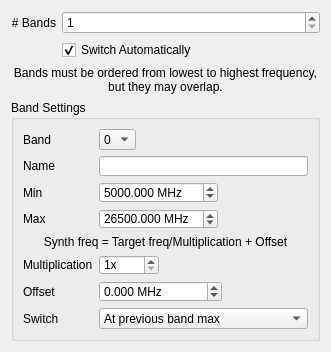
<?xml version="1.0" encoding="UTF-8"?>
<ui version="4.0">
 <class>SynthSettingsWidget</class>
 <widget class="QWidget" name="SynthSettingsWidget">
  <property name="geometry">
   <rect>
    <x>0</x>
    <y>0</y>
    <width>331</width>
    <height>345</height>
   </rect>
  </property>
  <property name="windowTitle">
   <string>Form</string>
  </property>
  <layout class="QVBoxLayout" name="verticalLayout" stretch="0,0,1">
   <item>
    <layout class="QFormLayout" name="formLayout_2">
     <property name="formAlignment">
      <set>Qt::AlignHCenter|Qt::AlignTop</set>
     </property>
     <item row="0" column="0">
      <widget class="QLabel" name="label">
       <property name="text">
        <string># Bands</string>
       </property>
       <property name="alignment">
        <set>Qt::AlignRight|Qt::AlignTrailing|Qt::AlignVCenter</set>
       </property>
      </widget>
     </item>
     <item row="0" column="1">
      <widget class="QSpinBox" name="numBandsSpinBox">
       <property name="minimum">
        <number>1</number>
       </property>
       <property name="maximum">
        <number>25</number>
       </property>
      </widget>
     </item>
     <item row="1" column="1">
      <widget class="QCheckBox" name="autoSwitchCheckBox">
       <property name="text">
        <string>Switch Automatically</string>
       </property>
       <property name="checked">
        <bool>true</bool>
       </property>
      </widget>
     </item>
    </layout>
   </item>
   <item>
    <widget class="QLabel" name="label_2">
     <property name="text">
      <string>Bands must be ordered from lowest to highest frequency, but they may overlap.</string>
     </property>
     <property name="alignment">
      <set>Qt::AlignCenter</set>
     </property>
     <property name="wordWrap">
      <bool>true</bool>
     </property>
    </widget>
   </item>
   <item>
    <widget class="QGroupBox" name="groupBox">
     <property name="title">
      <string>Band Settings</string>
     </property>
     <layout class="QFormLayout" name="formLayout">
      <property name="fieldGrowthPolicy">
       <enum>QFormLayout::ExpandingFieldsGrow</enum>
      </property>
      <property name="formAlignment">
       <set>Qt::AlignHCenter|Qt::AlignTop</set>
      </property>
      <item row="0" column="0">
       <widget class="QLabel" name="label_3">
        <property name="text">
         <string>Band</string>
        </property>
       </widget>
      </item>
      <item row="0" column="1">
       <widget class="QComboBox" name="bandComboBox">
        <property name="maxVisibleItems">
         <number>20</number>
        </property>
        <item>
         <property name="text">
          <string>0</string>
         </property>
        </item>
       </widget>
      </item>
      <item row="2" column="0">
       <widget class="QLabel" name="minLabel">
        <property name="text">
         <string>Min</string>
        </property>
       </widget>
      </item>
      <item row="2" column="1">
       <widget class="QDoubleSpinBox" name="minDoubleSpinBox">
        <property name="suffix">
         <string> MHz</string>
        </property>
        <property name="decimals">
         <number>3</number>
        </property>
        <property name="minimum">
         <double>50.000000000000000</double>
        </property>
        <property name="maximum">
         <double>1000000.000000000000000</double>
        </property>
        <property name="singleStep">
         <double>1000.000000000000000</double>
        </property>
        <property name="value">
         <double>5000.000000000000000</double>
        </property>
       </widget>
      </item>
      <item row="3" column="0">
       <widget class="QLabel" name="maxLabel">
        <property name="text">
         <string>Max</string>
        </property>
       </widget>
      </item>
      <item row="3" column="1">
       <widget class="QDoubleSpinBox" name="maxDoubleSpinBox">
        <property name="suffix">
         <string> MHz</string>
        </property>
        <property name="decimals">
         <number>3</number>
        </property>
        <property name="minimum">
         <double>50.000000000000000</double>
        </property>
        <property name="maximum">
         <double>1000000.000000000000000</double>
        </property>
        <property name="singleStep">
         <double>1000.000000000000000</double>
        </property>
        <property name="value">
         <double>26500.000000000000000</double>
        </property>
       </widget>
      </item>
      <item row="4" column="0" colspan="2">
       <widget class="QLabel" name="freqCalcLabel">
        <property name="text">
         <string>Synth freq = Target freq/Multiplication + Offset</string>
        </property>
        <property name="alignment">
         <set>Qt::AlignCenter</set>
        </property>
       </widget>
      </item>
      <item row="5" column="0">
       <widget class="QLabel" name="multLabel">
        <property name="text">
         <string>Multiplication</string>
        </property>
       </widget>
      </item>
      <item row="5" column="1">
       <widget class="QSpinBox" name="multSpinBox">
        <property name="suffix">
         <string>x</string>
        </property>
        <property name="minimum">
         <number>1</number>
        </property>
        <property name="maximum">
         <number>1000</number>
        </property>
       </widget>
      </item>
      <item row="6" column="0">
       <widget class="QLabel" name="offsetLabel">
        <property name="text">
         <string>Offset</string>
        </property>
       </widget>
      </item>
      <item row="6" column="1">
       <widget class="QDoubleSpinBox" name="offsetDoubleSpinBox">
        <property name="suffix">
         <string> MHz</string>
        </property>
        <property name="decimals">
         <number>3</number>
        </property>
        <property name="minimum">
         <double>-1000000.000000000000000</double>
        </property>
        <property name="maximum">
         <double>1000000.000000000000000</double>
        </property>
       </widget>
      </item>
      <item row="8" column="0">
       <widget class="QLabel" name="switchLabel">
        <property name="text">
         <string>Switch</string>
        </property>
       </widget>
      </item>
      <item row="8" column="1">
       <widget class="QComboBox" name="switchComboBox">
        <property name="sizePolicy">
         <sizepolicy hsizetype="MinimumExpanding" vsizetype="Fixed">
          <horstretch>0</horstretch>
          <verstretch>0</verstretch>
         </sizepolicy>
        </property>
        <item>
         <property name="text">
          <string>At previous band max</string>
         </property>
        </item>
        <item>
         <property name="text">
          <string>At this band min</string>
         </property>
        </item>
       </widget>
      </item>
      <item row="1" column="0">
       <widget class="QLabel" name="nameLabel">
        <property name="text">
         <string>Name</string>
        </property>
       </widget>
      </item>
      <item row="1" column="1">
       <widget class="QLineEdit" name="bandNameLineEdit"/>
      </item>
     </layout>
    </widget>
   </item>
  </layout>
 </widget>
 <resources/>
 <connections/>
</ui>
